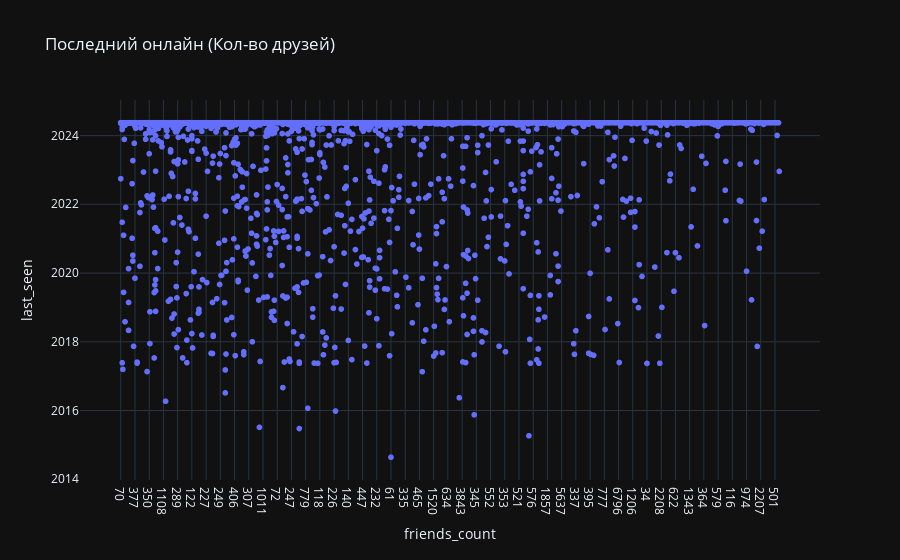

The notebook cell this image was saved under:
### Code cell
# 'Последний онлайн (Кол-во друзей)'

query = client.command("""
    SELECT last_seen, friends_count FROM Group_Members.example_table
    WHERE friends_count != 0 AND last_seen::DATE != '1970-01-01'
""")

df = Create_DataFrames(query, ['last_seen', 'friends_count'])
df.sort_values(['last_seen', 'friends_count'], ascending=[False, False])

fig = px.scatter(df,
             x='friends_count',
             y='last_seen',
             title='Последний онлайн (Кол-во друзей)',
             template='plotly_dark'
)

fig.show()

### Figure 1 — Plotly figure (JSON) as saved in the notebook; plotly's stock layout.template omitted (floating-point values rounded to 4 significant figures; data arrays with more than 128 entries replaced by an {"elided": "..."} marker saying what was removed)
{"data": [{"hovertemplate": "friends_count=%{x}<br>last_seen=%{y}<extra></extra>", "legendgroup": "", "marker": {"color": "#636efa", "symbol": "circle"}, "mode": "markers", "name": "", "showlegend": false, "type": "scattergl", "x": {"elided": "3467 str values"}, "xaxis": "x", "y": {"elided": "3467 str values"}, "yaxis": "y"}], "layout": {"legend": {"tracegroupgap": 0}, "title": {"text": "Последний онлайн (Кол-во друзей)"}, "xaxis": {"anchor": "y", "domain": [0, 1], "title": {"text": "friends_count"}}, "yaxis": {"anchor": "x", "domain": [0, 1], "title": {"text": "last_seen"}}}}
